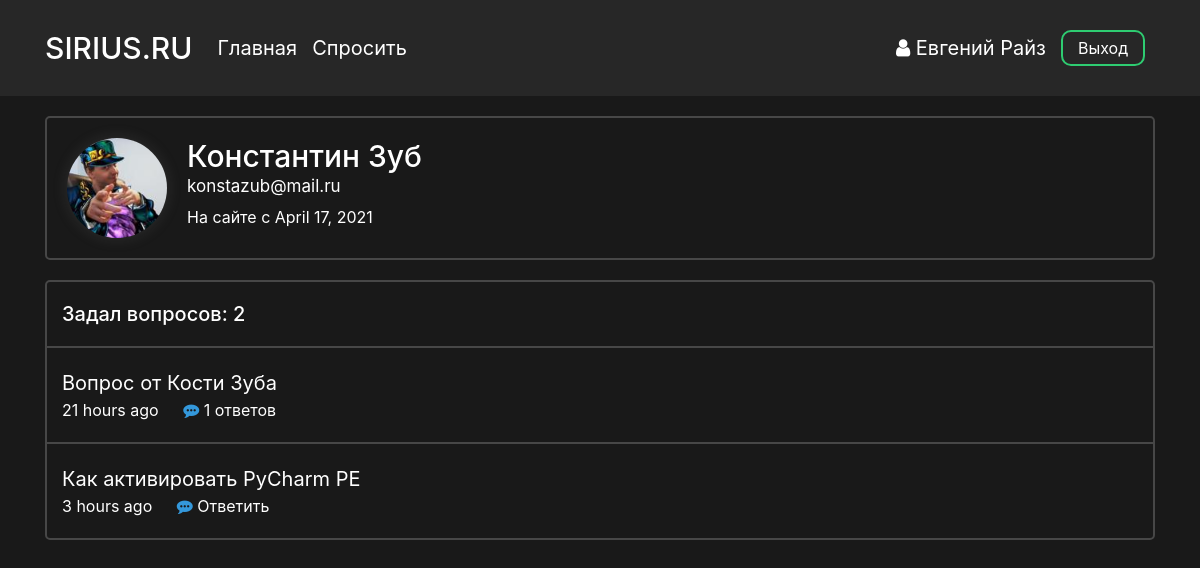
Page /profile/3 (signed in) on the committed database.
### data/users.py (models this page shows, shortened)
class User(SqlAlchemyBase, UserMixin):
    __tablename__ = 'users'
    id = sqlalchemy.Column(sqlalchemy.Integer,
                           primary_key=True, autoincrement=True)
    surname = sqlalchemy.Column(sqlalchemy.String, nullable=True)
    name = sqlalchemy.Column(sqlalchemy.String, nullable=True)
    image_file = sqlalchemy.Column(sqlalchemy.String, nullable=False, default='default.jpg')
    age = sqlalchemy.Column(sqlalchemy.Integer, nullable=True)
    country = sqlalchemy.Column(sqlalchemy.String, nullable=True)
    city = sqlalchemy.Column(sqlalchemy.String, nullable=True)
    email = sqlalchemy.Column(sqlalchemy.String,
                              index=True, unique=True, nullable=True)
    hashed_password = sqlalchemy.Column(sqlalchemy.String, nullable=True)
    registration_date = sqlalchemy.Column(sqlalchemy.DateTime,
                                      default=datetime.datetime.utcnow)
    def get_questions(self):
        from .db_session import create_session
        from .questions import Question
        db_sess = create_session()
        questions = db_sess.query(Question).filter(Question.user_id == self.id).all()
        return questions

### data/questions.py (models this page shows)
class Question(SqlAlchemyBase):
    __tablename__ = 'questions'
    id = sqlalchemy.Column(sqlalchemy.Integer,
                           primary_key=True, autoincrement=True)
    title = sqlalchemy.Column(sqlalchemy.String)
    text = sqlalchemy.Column(sqlalchemy.String)
    user_id = sqlalchemy.Column(sqlalchemy.Integer,
                                sqlalchemy.ForeignKey("users.id"))
    user = orm.relation('User')
    created_date = sqlalchemy.Column(sqlalchemy.DateTime,
                                      default=datetime.datetime.utcnow)
    def get_answers(self):
        from data import db_session
        db_sess = db_session.create_session()
        answers= db_sess.query(Answer).filter(Answer.question_id == self.id).all()
        return answers

### main.py (the view, shortened to what this page needs)
@app.route("/profile/<int:profile_id>", methods=["GET", "POST"])
def profile_page(profile_id):
    form = UpdateProfileForm()
    db_sess = db_session.create_session()
    return render_template("profile.html", user=load_user(profile_id), form=form)

### data/db_session.py (called while the page is built)
def create_session() -> Session:
    global __factory
    return __factory()

### main.py (called while the page is built)
@manager.user_loader
def load_user(user_id):
    db_sess = db_session.create_session()
    user = db_sess.query(User).filter(User.id == user_id).first()
    return user

### templates/profile.html (shortened to what this page needs)
<head>
    <link rel="stylesheet" type="text/css" href="{{ url_for('static', filename='css/profile.css')}}">
</head>
{% extends "base.html" %}
{% block content %}
<div class="profile-block">
        <div class="profile-info">
            <img src="{{ url_for('static', filename='images/profile_pics/' + user.image_file) }}" alt="" class="profile_picture">
            <div class="info">
                <h3 class="name">{{ user.name }} {{ user.surname}}</h3>
                <p class="email">{{ user.email }}</p>
                <p class="registration-date">На сайте с {{ moment(user.registration_date).format('LL') }}</p>
            </div>
        </div>
    </div>
<div class="user-questions">
    {% set questions = user.get_questions() %}
    <div class="question-count-wrapper">
        <div class="question-count">
            <h5 class="counter">Задал вопросов: {{ questions|length }}</h5>
        </div>
    </div>
    <div class="questions">
        {% for item in questions %}
            <div class="question-block-wrapper">
                <div class="question-block">
                    <p class="question-title"><a href="{{ url_for('question_page', question_id = item.id) }}">{{ item.title }}</a></p>
                    <p class="created_time">{{ moment(item.created_date).fromNow(refresh=True) }}</p>
                    <p class="answers">
                        {% set answer_count = item.get_answers()|length %}
                        {% if answer_count == 0 %}
                        <a href="{{ url_for('question_page', question_id = item.id) }}">
                            <i class="fa fa-commenting answer-icon" aria-hidden="true"></i>
                            Ответить
                        </a>
                        {% else %}
                        <a href="{{ url_for('question_page', question_id = item.id) }}">
                            <i class="fa fa-commenting answer-icon" aria-hidden="true"></i>
                            {{ item.get_answers()|length }} ответов
                        </a>
                        {% endif %}
                    </p>
                </div>
            </div>
        {% endfor %}
    </div>
</div>
{% endblock %}

### templates/base.html (shortened to what this page needs)
<!doctype html>
<html lang="ru">
<head>
    <link rel="stylesheet"
          href="https://stackpath.bootstrapcdn.com/bootstrap/4.4.1/css/bootstrap.min.css"
>
    <link rel="stylesheet" type="text/css" href="{{ url_for('static', filename='css/base.css')}}">
    <link rel="stylesheet" href="https://maxcdn.bootstrapcdn.com/font-awesome/4.5.0/css/font-awesome.min.css">
</head>
<body>
    <header>
        <div class="container">
            <nav class="navbar header">
                <div class="nav_left">
                    <a class="navbar-brand nav_logo" href="{{ url_for('main_page') }}">SIRIUS.RU</a>
                    <a class="navbar-brand nav_item" href="{{ url_for('main_page') }}">Главная</a>
                    <a class="navbar-brand nav_item" href="{{ url_for('ask_question_page') }}">Спросить</a>
                </div>
                <div class="nav_right">
                    {% if current_user %}
                        {% if current_user.is_authenticated %}
                            <a class="profile nav_item" href="{{ url_for('profile_page', profile_id = current_user.id) }}">
                                <i class="fa fa-user" aria-hidden="true"></i> {{ current_user.name }} {{current_user.surname }}
                            </a>
                            <a class="nav_item nav_btn" href="{{ url_for('logout') }}">Выход</a>
                        {% else %}
                            <a class="nav_item nav_btn" href="{{ url_for('login') }}">Войти</a>
                            <a class="nav_item nav_btn" href="{{ url_for('reqister') }}">Зарегистрироваться</a>
                        {% endif %}
                    {% endif %}
                </div>
            </nav>
        </div>
    </header>
    <main role="main" class="container">
        {% block content %}{% endblock %}
    </main>
</body>
</html>

### static/css/profile.css (style rules this page uses)
.profile-block, .user-questions { border: 2px solid rgba(255, 255, 255, 0.2); border-radius: 5px; -webkit-background-clip: padding-box; background-clip: padding-box; }
.profile-block { margin-bottom: 20px; }
.profile-info { padding: 20px; display: flex; align-items: flex-start; position: relative; }
.profile_picture { width: 100px; border-radius: 50%; margin-right: 20px; -webkit-box-shadow: 0px 0px 15px 0px rgba(150, 150, 150, 0.17); -moz-box-shadow: 0px 0px 15px 0px rgba(150, 150, 150, 0.17); box-shadow: 0px 0px 15px 0px rgba(150, 150, 150, 0.17); }
.info { display: inline-flex; flex-flow: column; }
.name { font-size: 30px; display: inline; margin: 0; }
.email { font-size: 17px; display: inline; margin-bottom: 5px; }
.user-questions { margin-bottom: 15px; }
.question-count { padding: 20px 15px; }
.counter { margin: 0; }
.question-block-wrapper:after, .question-block-wrapper:first-child:before { content: ''; display: block; height: 2px; background: rgba(255, 255, 255, 0.2); margin: 0px }
.question-block-wrapper:last-child:after { content: none; }
.question-block { padding: 20px 15px; }
.question-title { font-size: 20px; }
.created_time { display: inline; margin-right: 20px }
.answers { display: inline; }
.answer-icon { color: #3498db; }

### static/css/base.css (style rules this page uses)
html { color: #ffffff }
body { background-color: #191919 !important; color: #ffffff; overflow-y: scroll; }
a { color: #ffffff; }
p { margin: 0px; }
header { background-color: #272727; color: #ffffff; }
.header { display: flex; justify-content: space-between; vertical-align: middle; margin-bottom: 20px; padding: 10px 0; }
.nav_left, .nav_right { display: flex; flex-direction: row; flex-wrap: nowrap; justify-content: center; align-items: center; align-content: center; }
.nav_logo { font-size: 30px; font-weight: 500; margin-right: 25px }
.nav_item { display: inline-block; margin-right: 15px; transition: 0.15s; }
.profile { font-size: 20px; }
.nav_btn { border-radius: 10px; outline: none; border: 2px solid #2ecc71; background: none; display: block; margin: 20px auto; margin-right: 10px; padding: 4px 15px; text-align: center; color: white; transition: 0.25s; cursor: pointer; }

### rows in the picture
User: name "Евгений", surname "Райз"
User: image_file (picture), name "Константин", surname "Зуб", email "konstazub@mail.ru", registration_date "April 17, 2021"
Question: title "Вопрос от Кости Зуба", created_date "21 hours ago", get_answers|length "1"
Question: title "Как активировать PyCharm PE", created_date "3 hours ago"

### other values in the picture
{{ questions|length }} "2"
